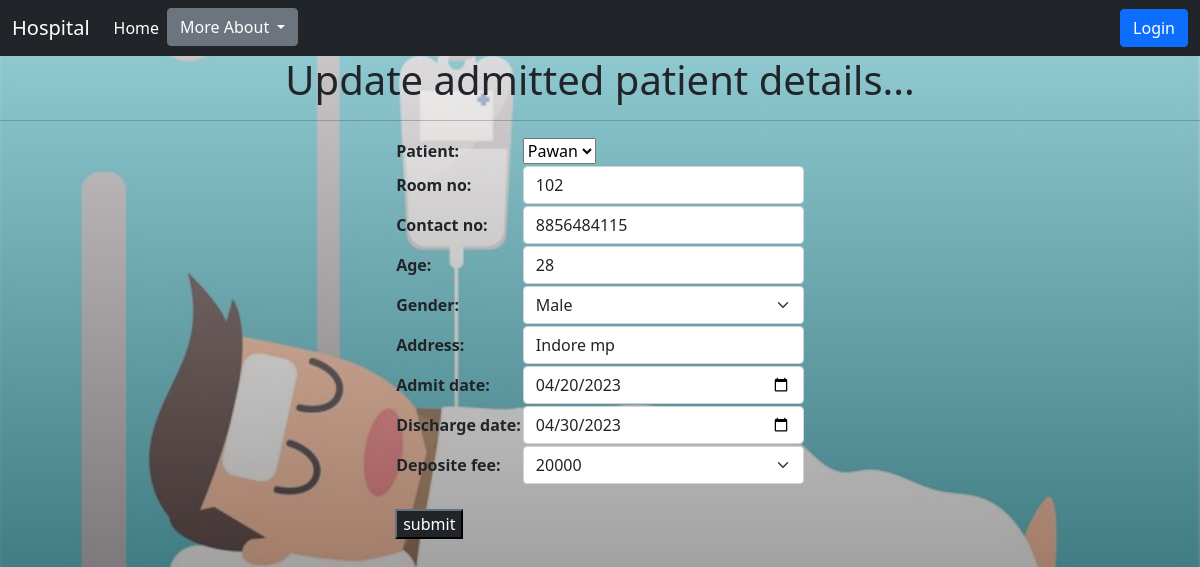
The app's page /updadmit/1 with its own data.
### management/models.py (models this page shows, shortened)
class Admit(models.Model):
    patient = models.ForeignKey(PatientAppo,on_delete=models.CASCADE)
    room_no = models.CharField(max_length=5)
    contact_no = models.CharField(max_length=10,validators=[RegexValidator("^(\+\d{1,3}[- ]?)?\d{10}$",message="Only numbers allowed"),MinLengthValidator(10,"10-digit allowed")])
    age = models.CharField(max_length=3,validators=[RegexValidator("^\S[0-9]{0,3}$")])
    gender = models.CharField(max_length=20,choices=gen_choice,)
    address = models.TextField()
    admit_date = models.DateField(default=date.today)
    discharge_date = models.DateField(default=date.today)
    deposite_fee = models.IntegerField(default=0)

### management/views.py (the view)
# urls.py: path('updadmit/<int:id>',views.upd_admit,name='updadmit'),
def upd_admit(request,id):
    if request.method == 'POST':
        obj = Admit.objects.get(id=id)
        apform = Admitform(request.POST,instance=obj)
        if apform.is_valid():
            apform.save()
            return redirect('admitdata')
        return render(request,'updateadmit.html',{'apform':apform})
    else:
        obj = Admit.objects.get(id=id)
        apform = Admitform(instance=obj)
        return render(request,'updateadmit.html',{'apform':apform})

### management/forms.py
class Admitform(forms.ModelForm):
    class Meta:
        model = Admit
        fields = "__all__"
        widgets={
            'room_no': forms.TextInput(attrs={'class':'form-control'}),
            'age': forms.TextInput(attrs={'class':'form-control'}),
            'gender':forms.Select(attrs={'class':'form-select'}),
            'contact_no': forms.TextInput(attrs={'class':'form-control'}),
            'address': forms.TextInput(attrs={'class':'form-control'}),
            'admit_date':forms.TextInput(attrs={'class':'form-control','type':'date'}),
            'discharge_date':forms.TextInput(attrs={'class':'form-control','type':'date'}),
            'deposite_fee':forms.TextInput(attrs={'class':'form-select'}),
        }

### management/models.py (called while the page is built)
    def __str__(self):
        return self.patient_name

### management/templates/updateadmit.html (shortened to what this page needs)
{% extends 'base.html' %}
{% load static %}
{% block body %}
    <h1 align="center">Update admitted patient details...<hr></h1>
    <div class="d-flex justify-content-center">
        <form action="" method="POST">
            <table>{{apform}}</table><br>
            <input type="submit" value="submit" class="btn-dark">
        </form>
    </div>
{% endblock body %}

### records on screen
Admit: patient "Pawan", room_no "102", contact_no "8856484115", age "28", gender "Male", address "Indore mp", admit_date "04/20/2023", discharge_date "04/30/2023", deposite_fee "20000"
